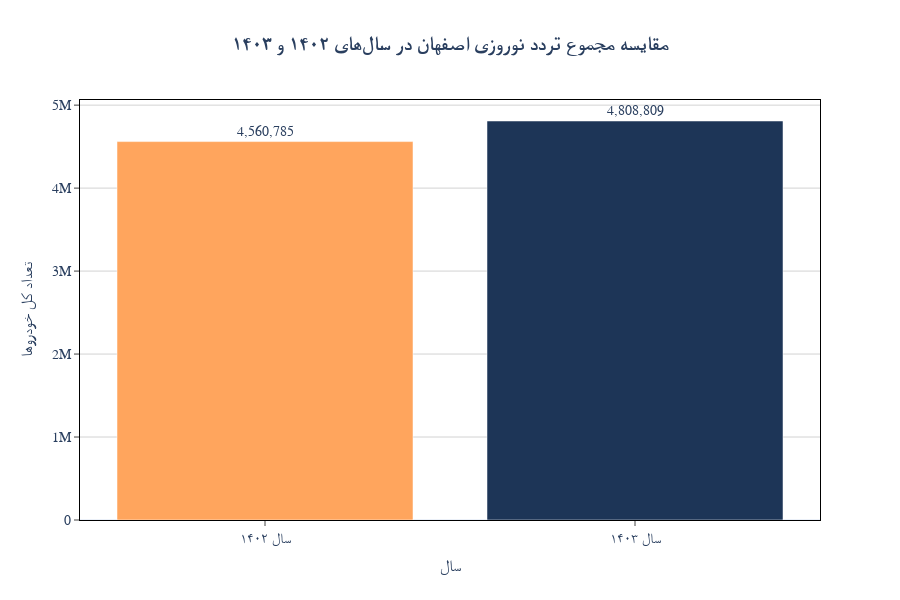

Here is the notebook cell this chart was saved with:
### Code cell
import plotly.graph_objects as go
import pandas as pd

# جمع کل ترددها برای هر سال
count_02 = df_merged['est_sum_total_est_y'].sum()
count_03 = df_merged['est_sum_total_est_x'].sum()

# دادهها برای رسم نمودار
labels = ['سال ۱۴۰۲', 'سال ۱۴۰۳']
values = [count_02, count_03]
colors = ['#FFA55D', '#1d3557']

# رسم نمودار ستونی با Plotly
fig = go.Figure(data=[
    go.Bar(
        x=labels,
        y=values,
        marker_color=colors,
        text=[f'{int(v):,}' for v in values],
        textposition='outside'
    )
])

# تنظیمات ظاهری مطابق قالب تمپلیت اصلی
fig.update_layout(
    title='<b>مقایسه مجموع تردد نوروزی اصفهان در سالهای ۱۴۰۲ و ۱۴۰۳</b>',
    title_x=0.5,
    xaxis=dict(
        title='سال',
        title_font=dict(size=16),
        tickfont=dict(size=14),
        mirror=True,
        ticks='outside',
        showline=True,
        linecolor='black',
    ),
    yaxis=dict(
        title='تعداد کل خودروها',
        title_font=dict(size=16),
        tickfont=dict(size=14),
        mirror=True,
        ticks='outside',
        showline=True,
        linecolor='black',
        gridcolor='lightgray',
    ),
    font=dict(
        family='Yas',
        size=14,
    ),
    template='plotly_white',
    height=600,
    hovermode='x unified'
)

fig.show()

### Figure 1 — Plotly figure (JSON) as saved in the notebook; plotly's stock layout.template omitted (floating-point values rounded to 4 significant figures)
{"data": [{"marker": {"color": ["#FFA55D", "#1d3557"]}, "text": ["4,560,785", "4,808,809"], "textposition": "outside", "type": "bar", "x": ["سال ۱۴۰۲", "سال ۱۴۰۳"], "y": [4560785, 4808809]}], "layout": {"font": {"family": "Yas", "size": 14}, "height": 600, "hovermode": "x unified", "title": {"text": "<b>مقایسه مجموع تردد نوروزی اصفهان در سالهای ۱۴۰۲ و ۱۴۰۳</b>", "x": 0.5}, "xaxis": {"linecolor": "black", "mirror": true, "showline": true, "tickfont": {"size": 14}, "ticks": "outside", "title": {"font": {"size": 16}, "text": "سال"}}, "yaxis": {"gridcolor": "lightgray", "linecolor": "black", "mirror": true, "showline": true, "tickfont": {"size": 14}, "ticks": "outside", "title": {"font": {"size": 16}, "text": "تعداد کل خودروها"}}}}
